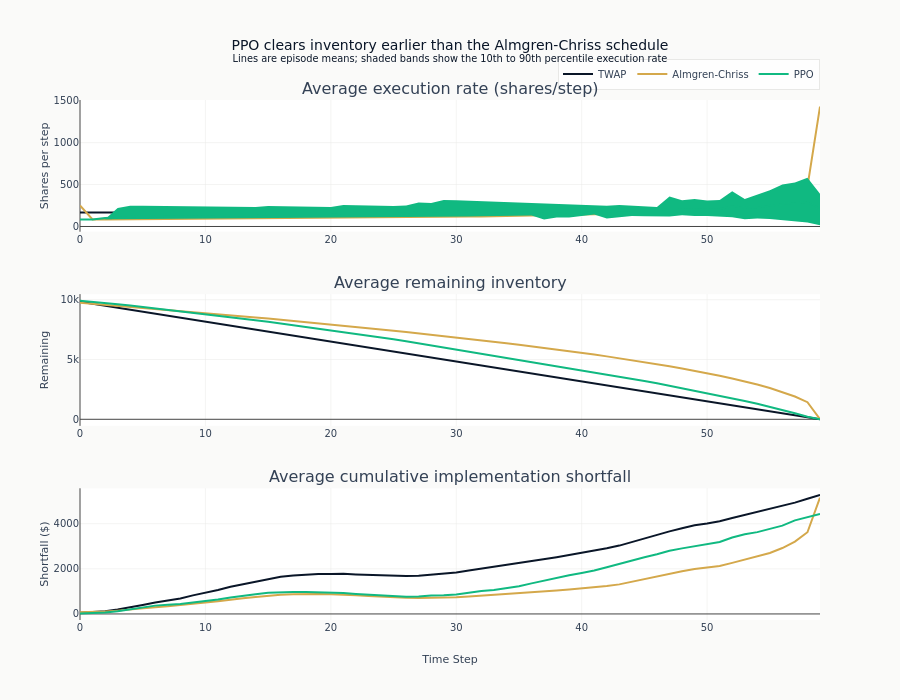

Write notebook code for a chart like this one.
### Code cell
# Configure layout and display
fig.update_layout(
    title=(
        "PPO clears inventory earlier than the Almgren-Chriss schedule"
        "<br><sup>Lines are episode means; shaded bands show the 10th to 90th percentile execution rate</sup>"
    ),
    height=700,
    showlegend=True,
    legend=dict(orientation="h", yanchor="bottom", y=1.02, xanchor="right", x=1),
)

fig.update_yaxes(title_text="Shares per step", row=1, col=1)
fig.update_yaxes(title_text="Remaining", row=2, col=1)
fig.update_yaxes(title_text="Shortfall ($)", row=3, col=1)
fig.update_xaxes(title_text="Time Step", row=3, col=1)
fig.show()
